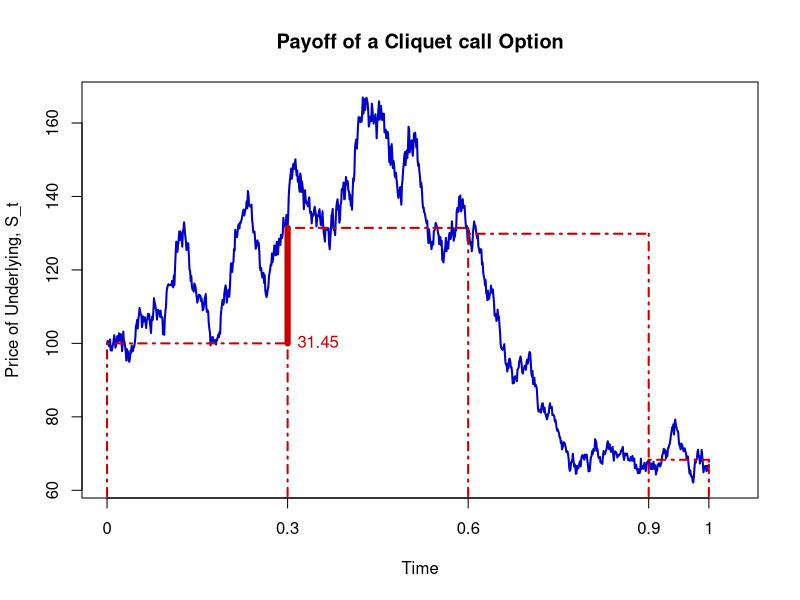

Here is the R script that generated this plot:
#------------------------------------------------------------------------
# Book:         SFE4
# -----------------------------------------------------------------------
# Quantlet:     SFEcliquetpayoff
# -----------------------------------------------------------------------
# Description:  SFEcliquetpayff calculates and plot the payoff of a
#               cliquet put/call option. When there is no reset points
#               this will generate the pay off graph of a European
#               put/call option.
#------------------------------------------------------------------------
# Usage:        -
#------------------------------------------------------------------------
#See also:      SFEcliquetprices
#------------------------------------------------------------------------
# Keywords:     plot, option, call, put, exotic-option, european-option
#------------------------------------------------------------------------
# Inputs:       S0, K1, r, sigma, reset, typ
#------------------------------------------------------------------------
# Output:       A plot of simulated underlying with the payoff of the 
#               desired option type considered at the desired resets.
# -----------------------------------------------------------------------
# Example:      plots are generated for the following parameter values:
#               S0 = 100, r = 0.3, D = 0.01, sigma = 0.5, 
#               reset = c(0.3, 0.6, 0.9), typ = "call"
#------------------------------------------------------------------------
# Author:       Weongi Woo, Thorsten Disser, 2015/12/20
#------------------------------------------------------------------------
########################################################################
# Parameter Setting
S0 = 100
K1 = 100
r = 0.03
D = 0.01
b = r - D
sigma = 0.5
reset = c(0.3, 0.6, 0.9)  #c(0) for a European Option
typ = "call"  #the possible alternative is 'put'


########################################################################
# Simulating Uderlying Price
Tn = 1000
t = (1:Tn)/Tn
dt = t[2] - t[1]
Wt1 = rnorm(length(t), mean = 0, sd = 1)
Wt = cumsum(Wt1)  # cumulative sum
St = S0 * exp((r - 0.5 * sigma) * dt + sigma * sqrt(dt) * Wt)


########################################################################
# adding time 0 and 1
if (reset[1] != 0) {
    reset <- c(0, reset)
}

if (reset[length(reset)] != 1) {
    reset[length(reset) + 1] = 1
}

# Generating Strike Prices
for (i in 2:length(reset)) {
    assign(paste("K", i, sep = ""), St[(reset[i]) * 1000])
}
if (typ == "call") {
    for (i in 1:(length(reset) - 1)) {
        assign(paste("period", i, sep = ""), St[(reset[i + 1]) * 1000] - get(paste("K", i, sep = "")))
    }
} else {
    for (i in 1:(length(reset) - 1)) {
        assign(paste("period", i, sep = ""), get(paste("K", i, sep = "")) - St[(reset[i + 1]) * 1000])
    }
}

########################################################################
# Generating Plots 
#par(mar=c(2,4,4,9), xpd=FALSE)
par(mfrow = c(1, 1))
plot(c(0, t), c(S0, St), type = "l", col = "blue3", xlab = "Time", ylab = "Price of Underlying, S_t", xaxt = "n", lwd = 2, xlim = c(0, 1.04))
if (length(reset) == 2) {
    title(paste("Payoff of a European ", typ, " Option", sep = ""))
} else {
    title(paste("Payoff of a Cliquet ", typ, " Option", sep = ""))
}

axis(1, at = c(reset), label = c(reset))

for (i in 1:length(reset)) {
    lines(c(reset[i], reset[i]), c(0, get(paste("K", i, sep = ""))), lwd = 2, lty = "dotdash", col = "red3")
}

for (i in 1:(length(reset) - 1)) {
    lines(c(reset[i], reset[i + 1]), c(get(paste("K", i, sep = "")), get(paste("K", i, sep = ""))), lwd = 2, lty = "dotdash", col = "red3")
    if (get(paste("period", i, sep = "")) > 0) {
        lines(c(reset[i + 1], reset[i + 1]), c(get(paste("K", i, sep = "")), get(paste("K", i + 1, sep = ""))), lwd = 6, lty = "solid", col = "red3")
        text(reset[i + 1], get(paste("K", i, sep = "")), label = round(get(paste("period", i, sep = "")), digits = 2), pos = 4, cex = 1, col = "red3")
    } else {
        lines(c(reset[i + 1], reset[i + 1]), c(get(paste("K", i, sep = "")), get(paste("K", i + 1, sep = ""))), lwd = 2, lty = "dotdash", col = "red3")
    }
}

# legend par(fig=c(0, 1, 0, 1), oma=c(0, 0, 0, 0), mar=c(0, 0, 1, 1), new=TRUE) plot(0, 0, type='n', bty='n', xaxt='n', yaxt='n') legend('topright', c('St','B'),
# lty=c('solid','dotted'), seg.len=c(1,1), lwd=2, col=c('blue3','red3'), cex=0.7)

 
